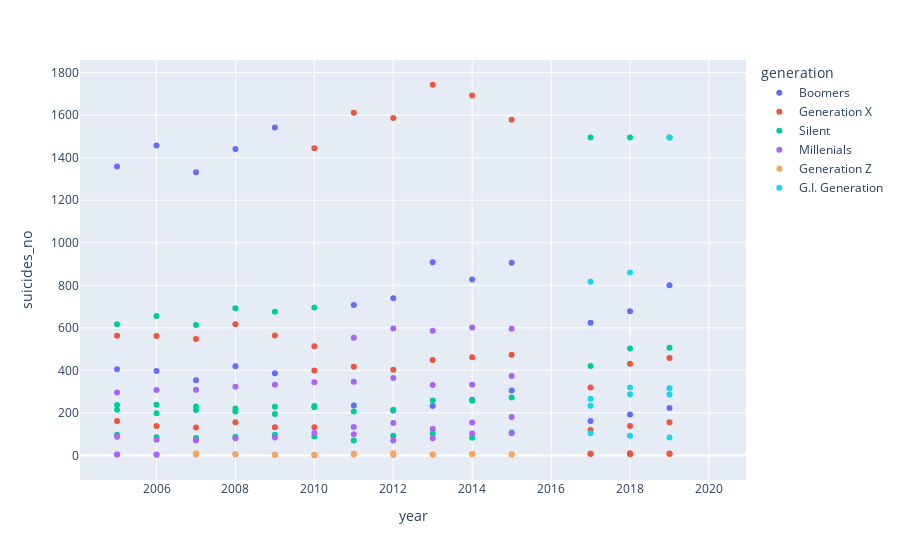

This figure's notebook cell:
### Code cell
fig = px.scatter(df_suicide_uk, x="year", y="suicides_no", color="generation")
fig.show()

### Figure 1 — Plotly figure (JSON) as saved in the notebook; plotly's stock layout.template omitted (floating-point values rounded to 4 significant figures)
{"data": [{"hovertemplate": "generation=Boomers<br>year=%{x}<br>suicides_no=%{y}<extra></extra>", "legendgroup": "Boomers", "marker": {"color": "#636efa", "symbol": "circle"}, "mode": "markers", "name": "Boomers", "orientation": "v", "showlegend": true, "type": "scatter", "x": [2005, 2005, 2006, 2006, 2007, 2007, 2008, 2008, 2009, 2009, 2011, 2011, 2012, 2012, 2013, 2013, 2014, 2014, 2015, 2015, 2020, 2019, 2018, 2017, 2020, 2019, 2018, 2017], "xaxis": "x", "y": [1359, 405, 1457, 397, 1332, 354, 1441, 420, 1542, 387, 708, 235, 739, 211, 908, 232, 827, 262, 906, 306, null, 800, 678, 624, null, 223, 193, 162], "yaxis": "y"}, {"hovertemplate": "generation=Generation X<br>year=%{x}<br>suicides_no=%{y}<extra></extra>", "legendgroup": "Generation X", "marker": {"color": "#EF553B", "symbol": "circle"}, "mode": "markers", "name": "Generation X", "orientation": "v", "showlegend": true, "type": "scatter", "x": [2005, 2005, 2006, 2006, 2007, 2007, 2008, 2008, 2009, 2009, 2010, 2010, 2010, 2010, 2011, 2011, 2012, 2012, 2013, 2013, 2014, 2014, 2015, 2015, 2020, 2019, 2018, 2017, 2020, 2019, 2018, 2017, 2020, 2019, 2018, 2017, 2020, 2019, 2018, 2017], "xaxis": "x", "y": [563, 162, 562, 138, 547, 132, 617, 156, 564, 133, 1444, 513, 400, 133, 1611, 417, 1587, 403, 1743, 449, 1692, 462, 1579, 473, null, 9, 10, 8, null, 458, 431, 320, null, 7, 6, 8, null, 156, 139, 120], "yaxis": "y"}, {"hovertemplate": "generation=Silent<br>year=%{x}<br>suicides_no=%{y}<extra></extra>", "legendgroup": "Silent", "marker": {"color": "#00cc96", "symbol": "circle"}, "mode": "markers", "name": "Silent", "orientation": "v", "showlegend": true, "type": "scatter", "x": [2005, 2005, 2005, 2005, 2006, 2006, 2006, 2006, 2007, 2007, 2007, 2007, 2008, 2008, 2008, 2008, 2009, 2009, 2009, 2009, 2010, 2010, 2010, 2010, 2011, 2011, 2012, 2012, 2013, 2013, 2014, 2014, 2015, 2015, 2020, 2019, 2018, 2017, 2020, 2019, 2018, 2017], "xaxis": "x", "y": [215, 617, 237, 97, 656, 199, 238, 86, 214, 613, 230, 82, 221, 692, 207, 88, 676, 195, 229, 97, 227, 696, 232, 89, 207, 70, 215, 93, 258, 103, 257, 83, 273, 108, null, 1495, 1495, 1495, null, 506, 503, 421], "yaxis": "y"}, {"hovertemplate": "generation=Millenials<br>year=%{x}<br>suicides_no=%{y}<extra></extra>", "legendgroup": "Millenials", "marker": {"color": "#ab63fa", "symbol": "circle"}, "mode": "markers", "name": "Millenials", "orientation": "v", "showlegend": true, "type": "scatter", "x": [2005, 2005, 2005, 2005, 2006, 2006, 2006, 2006, 2007, 2007, 2008, 2008, 2009, 2009, 2010, 2010, 2011, 2011, 2011, 2011, 2012, 2012, 2012, 2012, 2013, 2013, 2013, 2013, 2014, 2014, 2014, 2014, 2015, 2015, 2015, 2015], "xaxis": "x", "y": [296, 88, 4, 4, 308, 74, 4, 3, 309, 70, 323, 81, 332, 84, 344, 106, 553, 346, 134, 100, 597, 364, 153, 70, 586, 331, 124, 81, 602, 332, 155, 103, 596, 374, 181, 104], "yaxis": "y"}, {"hovertemplate": "generation=Generation Z<br>year=%{x}<br>suicides_no=%{y}<extra></extra>", "legendgroup": "Generation Z", "marker": {"color": "#FFA15A", "symbol": "circle"}, "mode": "markers", "name": "Generation Z", "orientation": "v", "showlegend": true, "type": "scatter", "x": [2007, 2007, 2008, 2008, 2009, 2009, 2010, 2010, 2011, 2011, 2012, 2012, 2013, 2013, 2014, 2014, 2015, 2015], "xaxis": "x", "y": [10, 4, 7, 6, 4, 3, 3, 1, 8, 4, 10, 2, 5, 4, 7, 6, 6, 4], "yaxis": "y"}, {"hovertemplate": "generation=G.I. Generation<br>year=%{x}<br>suicides_no=%{y}<extra></extra>", "legendgroup": "G.I. Generation", "marker": {"color": "#19d3f3", "symbol": "circle"}, "mode": "markers", "name": "G.I. Generation", "orientation": "v", "showlegend": true, "type": "scatter", "x": [2020, 2019, 2018, 2017, 2020, 2019, 2018, 2017, 2020, 2019, 2018, 2017, 2020, 2019, 2018, 2017], "xaxis": "x", "y": [null, 1495, 860, 817, null, 287, 320, 234, null, 316, 288, 267, null, 85, 93, 104], "yaxis": "y"}], "layout": {"legend": {"title": {"text": "generation"}, "tracegroupgap": 0}, "margin": {"t": 60}, "xaxis": {"anchor": "y", "domain": [0, 1], "title": {"text": "year"}}, "yaxis": {"anchor": "x", "domain": [0, 1], "title": {"text": "suicides_no"}}}}
